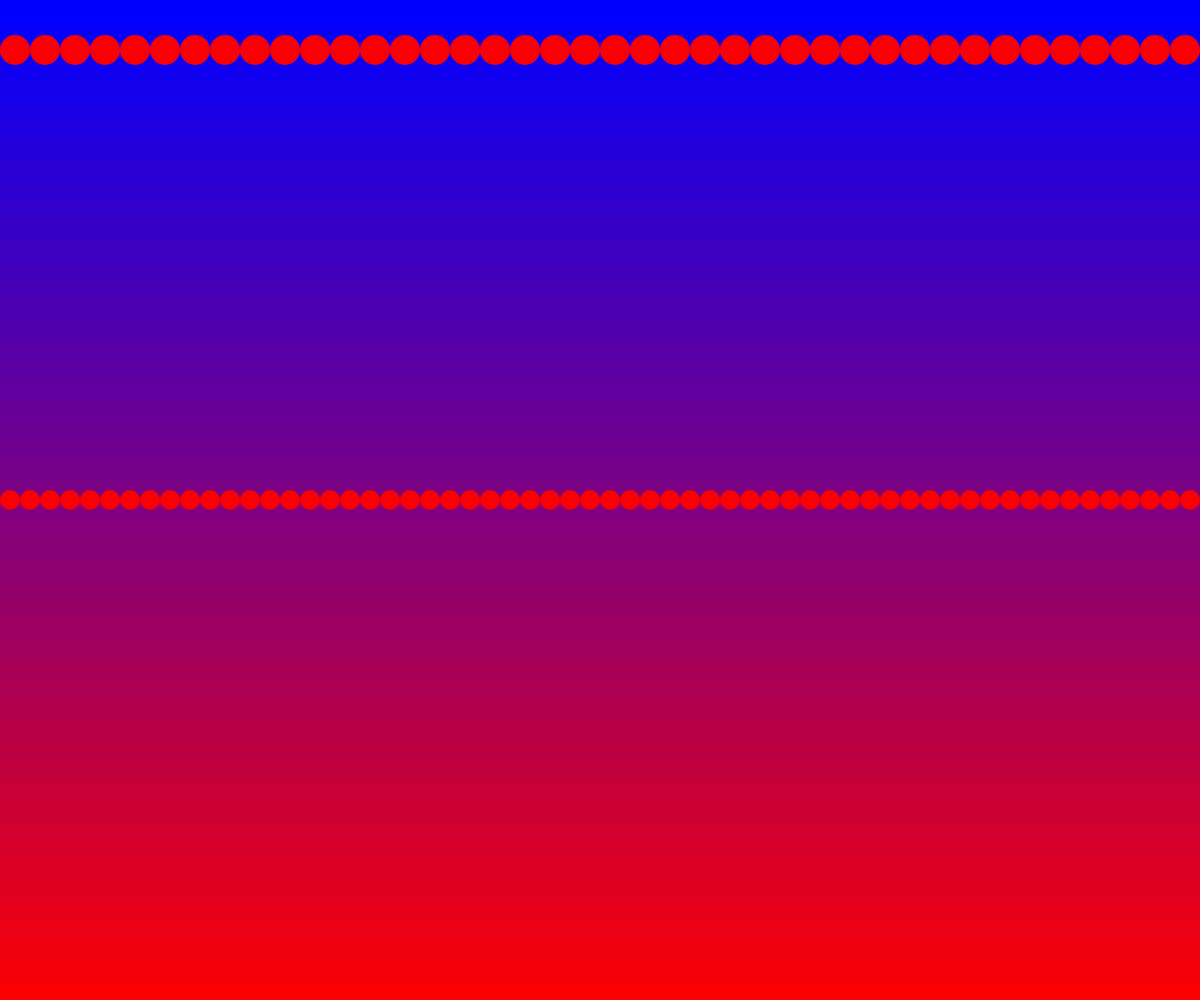
Frame 1 (no input)
Frame 60 (no input): identical to frame 1, image omitted
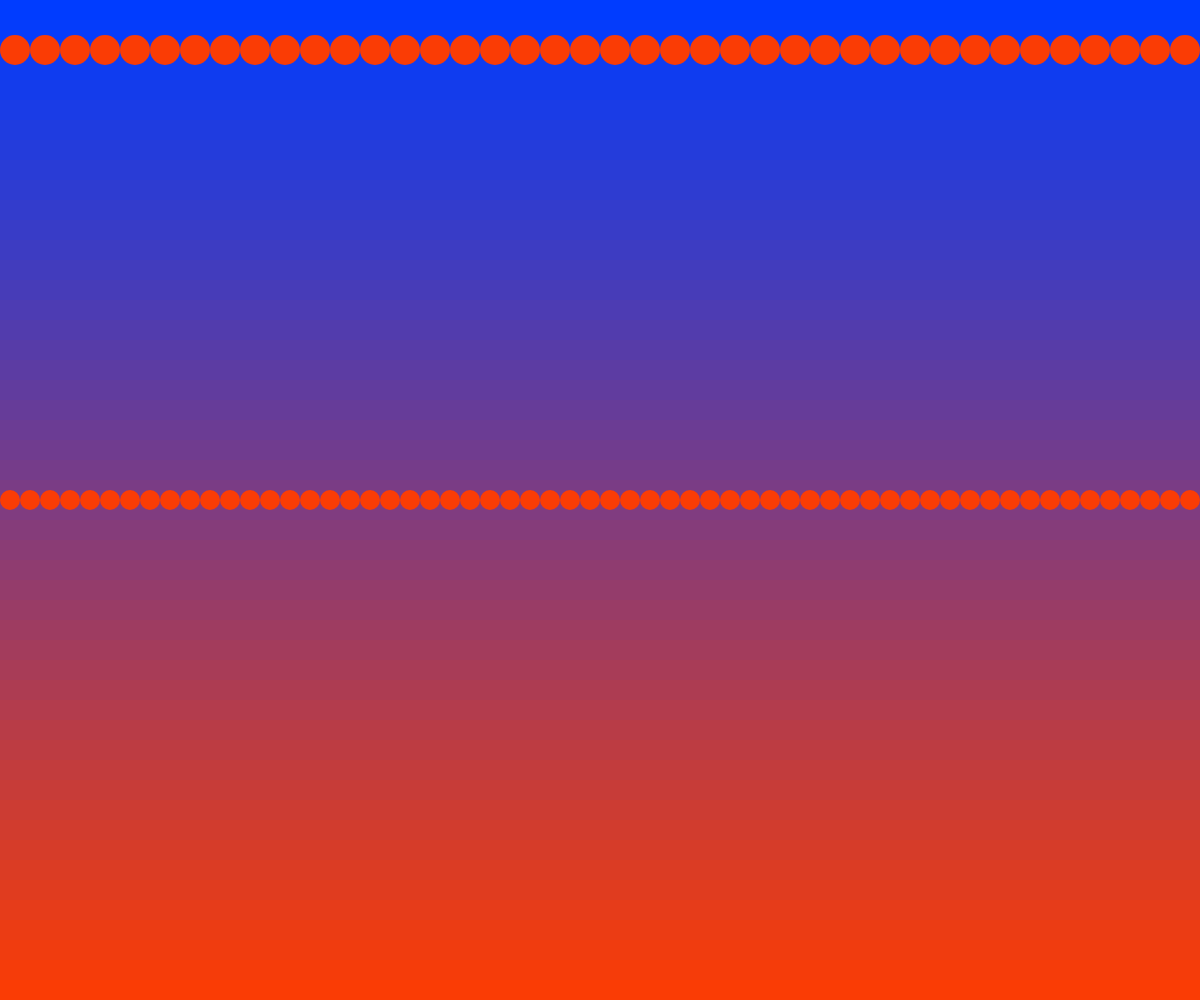
Frame 120 (the mouse pressed at the canvas centre since frame 60)

The p5.js sketch that drew these frames (run headless with seeded random() and noise() and a simulated clock; from frame 60 on, the mouse is pressed at the canvas centre):

// p5.js sketch
// ── sketch.js
// Drawing with Single Loops
// Chung-Fu Liao
// 9/25/2026
//
// Extra for Experts:
// - describe what you did to take this project "above and beyond"


async function setup() {
  createCanvas(windowWidth, windowHeight);
}

function worm(y, size){
  // use this function to draw a line of circles
  // y -> (number) height at which to draw line
  // size -> (number) diameter of each circle
  for(let x = size/2; x < width; x += size){ //X+= SIZE /2 CAN CREAT DOUBLE CIRCLE
    circle(x, y, size);
  }

}

function greadientBackground(){
  // create a gradient to use as background
  let h = 20; // rectangle height
  noStroke();
  //could use FOR or WHILE loop here...
  let y = 0;
  while (y < height){
    let mappedY = map(y, 0, height, 0, 255);

    // fill(mappedy); //fill(n) -> greyscale
    fill(mappedY, mouseX/10, 255-mappedY); //fill(r,g,b);
    rect(0, y, width, h);
    y += h;
  }

}
function draw() {
  background(220);
  greadientBackground();
  worm(50, 30);
  worm(height*0.5, 20);
}//screen updated here
